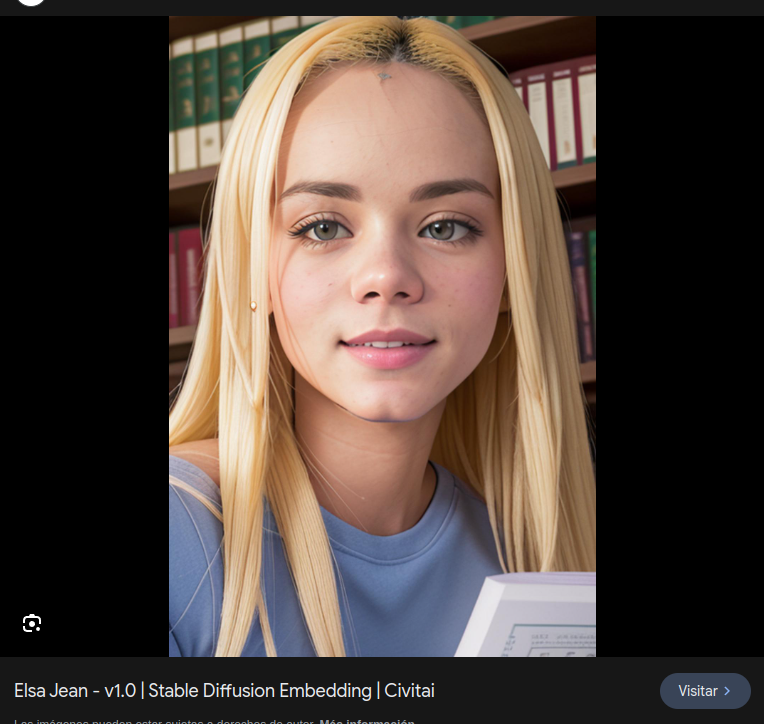
#> input picture algortimos_varios/imagen.png, 764 x 724 px, given in place of the camera
$ python distancia_camshift.py
#> lines starting #> are read from the running program, lines starting #| are printed output that depends on the picture
import cv2 as cv
import numpy as np
import math
import  matplotlib.pyplot as plt
import time

# path = '/home/nicolas/Github/videos/video9.MOV'
path = 0

start_second = 10
restart_second = 10

ix, iy = 0, 0
xf, yf = 0, 0
selection = False
down = False

h_min, s_min, v_min = 0, 0, 0
h_max, s_max, v_max = 0, 0, 0

lower_color = np.array([h_min, s_min, v_min])
upper_color = np.array([h_max, s_max, v_max])

init_tracking = False

area_threshold = 20

cap = cv.VideoCapture(path)

rectangle_mask = np.zeros((int(cap.get(4)), int(cap.get(3)), 3), dtype=np.uint8)
mask = np.zeros((int(cap.get(4)), int(cap.get(3)), 3), dtype=np.uint8)

# Función para el evento del mouse
def draw_rectangle(event, x, y, flags, param):
    global ix, iy, xf, yf, selection, down

    if event == cv.EVENT_LBUTTONDOWN:
        ix, iy = x, y
        down = True
    elif event == cv.EVENT_MOUSEMOVE and down == True:
        if down == True:
            rectangle_mask[:] = 0
            cv.rectangle(rectangle_mask,(ix,iy),(x,y),(0,255,0),1)
            xf,yf = x,y
    elif event == cv.EVENT_LBUTTONUP:
        down = False
        selection = True

def get_frame_number(video, second):
    fps = video.get(cv.CAP_PROP_FPS)
    frame_number = int(fps * second)
    return frame_number


def mejorar_imagen(frame):
    lab = cv.cvtColor(frame, cv.COLOR_BGR2LAB)

    l, a, b = cv.split(lab)

    # Aplicar el ajuste de contraste en el canal L utilizando CLAHE
    clahe = cv.createCLAHE(clipLimit=2.0, tileGridSize=(8, 8))
    l_enhanced = clahe.apply(l)

    # Fusionar los canales LAB mejorados
    lab_enhanced = cv.merge((l_enhanced, a, b))

    # Convertir la imagen de vuelta a BGR
    enhanced = cv.cvtColor(lab_enhanced, cv.COLOR_LAB2BGR)

    return enhanced

def get_meanshift_hist(frame, x_min, y_min, x_max, y_max):
    hsv_frame = cv.cvtColor(frame, cv.COLOR_BGR2HSV)
    roi = hsv_frame[y_min:y_max, x_min:x_max, :]
    roi_hist = cv.calcHist([roi], [0], None, [180], [0, 180])
    roi_hist = cv.normalize(roi_hist, roi_hist, 0, 255, cv.NORM_MINMAX)

    return roi_hist

def camShiftTacker(frame, roi_h, xi, yi, xf, yf):
    hsv_frame = cv.cvtColor(frame, cv.COLOR_BGR2HSV)

    x, y = xi, yi
    width = np.int32(math.fabs(xf - xi))
    height = np.int32(math.fabs(yf - yi))

    term_criteria = (cv.TERM_CRITERIA_EPS | cv.TERM_CRITERIA_COUNT, 10, 1)
    mask = cv.calcBackProject([hsv_frame], [0], roi_h, [0, 180], 1)
    time.sleep(0.05)
    pts, track_window = cv.CamShift(mask, (x, y, width, height), term_criteria)

    return pts, track_window


start_frame = get_frame_number(cap, start_second)
cap.set(cv.CAP_PROP_POS_FRAMES, start_frame)


while True:

    ret, frame = cap.read()
#> frame is the input picture: shape (724, 764, 3); mean B, G, R 60.7, 67.8, 81.1
    if ret == False: break

    frame = cv.flip(frame, 1)
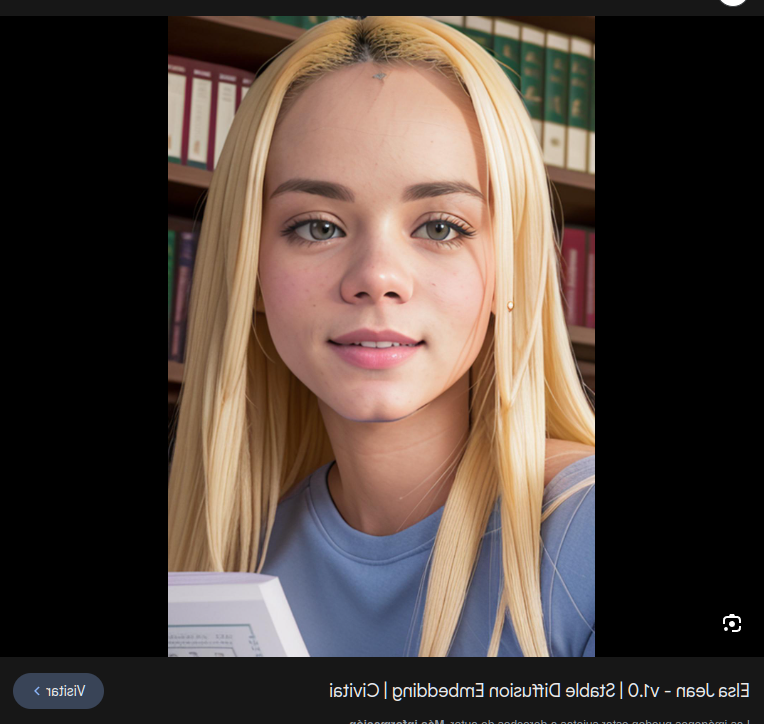
#> frame: shape (724, 764, 3); mean B, G, R 60.7, 67.8, 81.1
    frame = mejorar_imagen(frame)
#> in mejorar_imagen, `lab = cv.cvtColor(frame, cv.COLOR_BGR2LAB)`: lab: shape (724, 764, 3); mean of channels 0, 1, 2 73.8, 132.5, 133.8
#> in mejorar_imagen, `l, a, b = cv.split(lab)`:
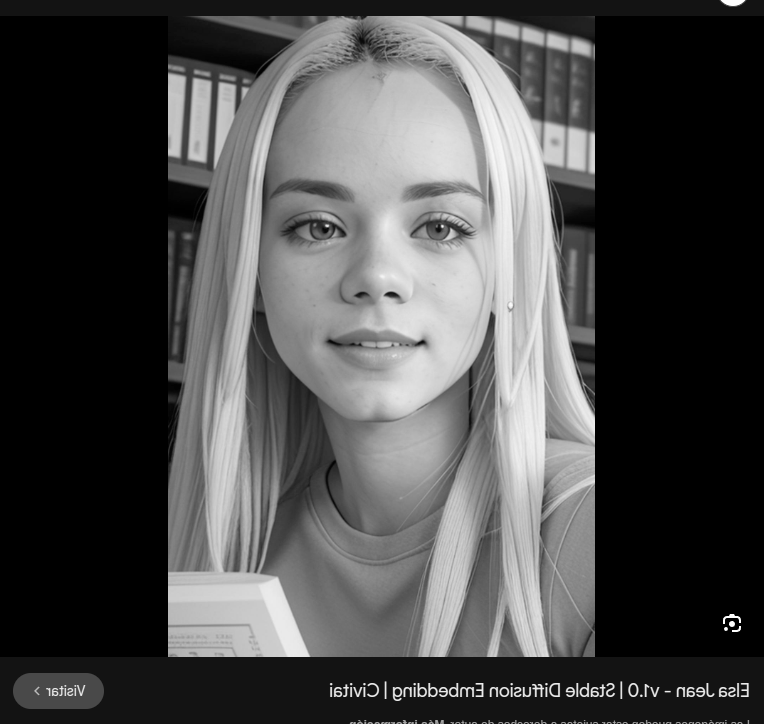
#> l: shape (724, 764); min 0, max 255, mean 73.8
#> in mejorar_imagen, `l, a, b = cv.split(lab)`:
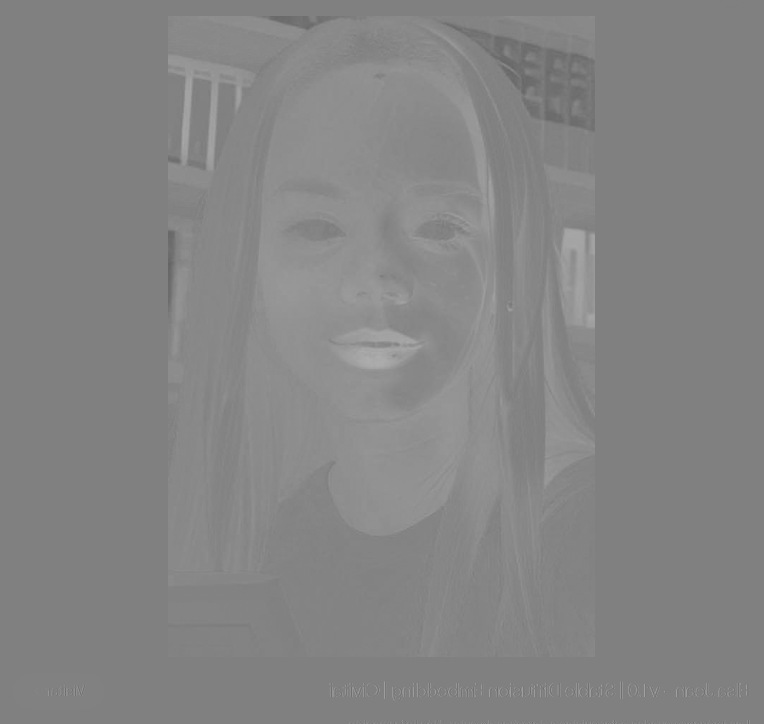
#> a: shape (724, 764); min 101, max 174, mean 132.5
#> in mejorar_imagen, `l, a, b = cv.split(lab)`:
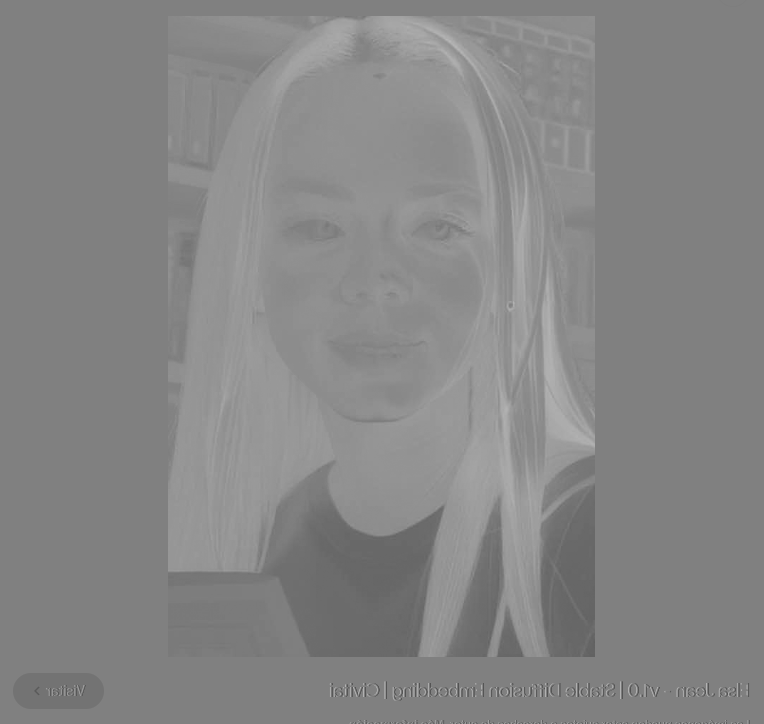
#> b: shape (724, 764); min 82, max 183, mean 133.8
#> in mejorar_imagen, `l_enhanced = clahe.apply(l)`:
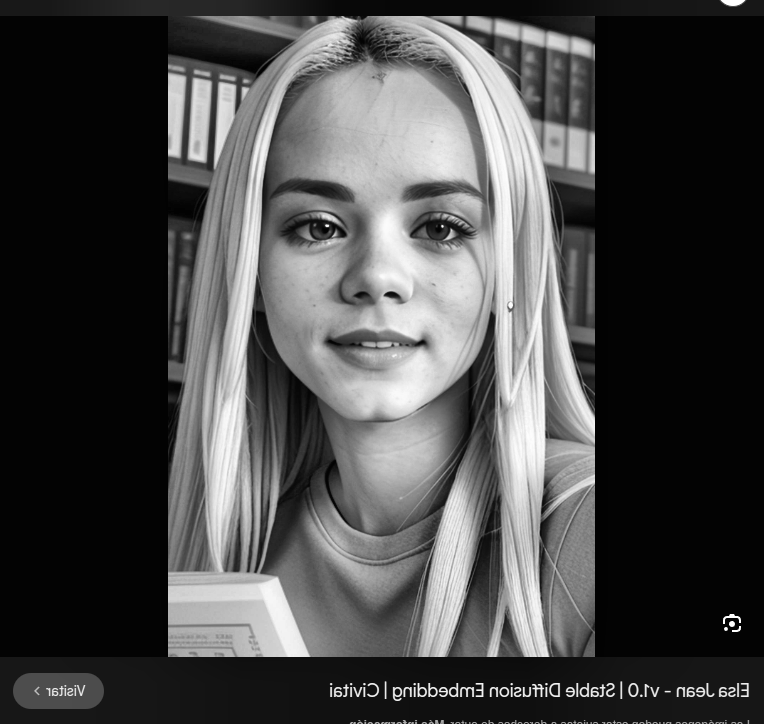
#> l_enhanced: shape (724, 764); min 0, max 255, mean 72.4
#> in mejorar_imagen, `lab_enhanced = cv.merge((l_enhanced, a, b))`: lab_enhanced: shape (724, 764, 3); mean of channels 0, 1, 2 72.4, 132.5, 133.8
#> in mejorar_imagen, `enhanced = cv.cvtColor(lab_enhanced, cv.COLOR_LAB2BGR)`:
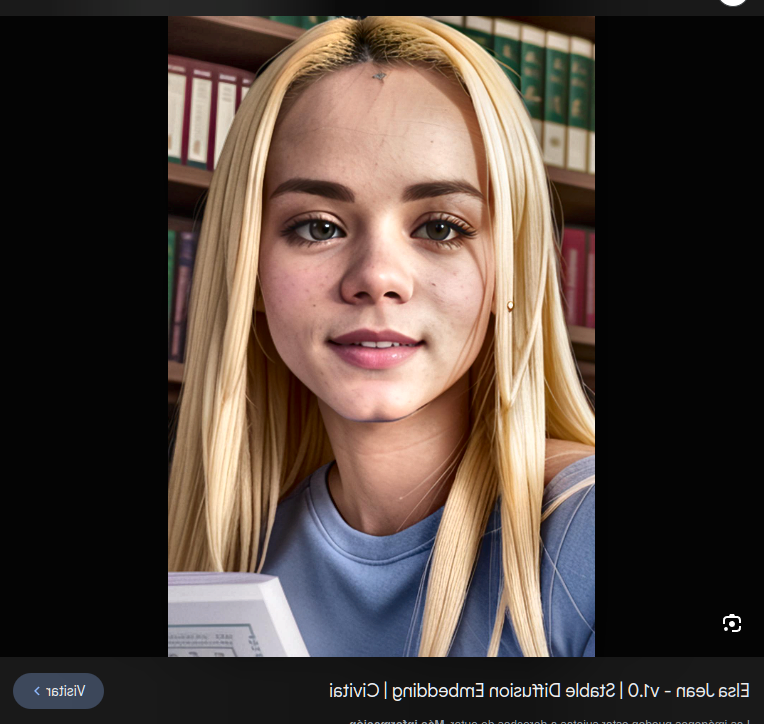
#> enhanced: shape (724, 764, 3); mean B, G, R 60.2, 67.2, 80.1

    if cv.waitKey(1) & 0xFF == ord(' '):
#> (key Esc is pressed here)
        while True:
            temp_frame = np.zeros((int(cap.get(4)), int(cap.get(3)), 3), dtype=np.uint8)

            if selection == False:
                cv.namedWindow('frame')
                cv.setMouseCallback('frame', draw_rectangle)
                cv.addWeighted(frame, 1, rectangle_mask, 1, 0, temp_frame)

            if selection == True and init_tracking == False:
                roi_hist_mean = get_meanshift_hist(frame, ix, iy, xf, yf)
                init_tracking = True
                start_frame = get_frame_number(cap, restart_second)
                cap.set(cv.CAP_PROP_POS_FRAMES, start_frame)

            cv.imshow('frame', temp_frame)

            if cv.waitKey(1) & 0xFF == ord(' ') or init_tracking == True:
                break

    if init_tracking == True:
        ret, track_window = camShiftTacker(frame, roi_hist_mean, ix, iy, xf, yf)
        # x, y, w, h = track_window
        # cv.rectangle(frame, (x, y), (x + w, y + h), (0, 0, 255), 1)
        pts = cv.boxPoints(ret)
        pts = np.int0(pts)
        cv.polylines(frame, [pts], True, (0, 255, 0), 1)

    cv.imshow('frame', frame)

    # time.sleep(0.02)

    if cv.waitKey(1) & 0xFF == 0x1B:
#> (key Esc is pressed here)
        break

cap.release()
cv.destroyAllWindows()


# [75 lines of commented-out code are left out]
